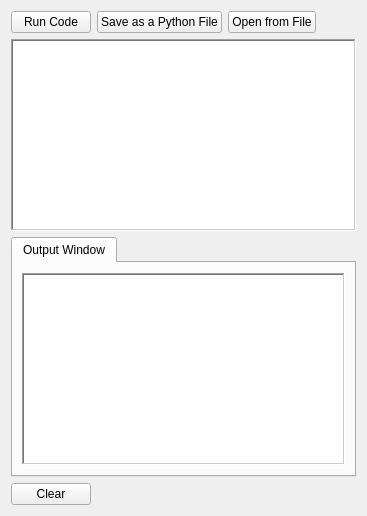
      <widget class="QWidget" name="Code_Editor">
       <attribute name="title">
        <string>Generated Code</string>
       </attribute>
       <layout class="QGridLayout" name="gridLayout_3">
        <item row="0" column="0">
         <layout class="QHBoxLayout" name="horizontalLayout_2">
          <item>
           <widget class="QPushButton" name="Run_Generated_code">
            <property name="font">
             <font>
              <pointsize>9</pointsize>
             </font>
            </property>
            <property name="text">
             <string>Run Code</string>
            </property>
           </widget>
          </item>
          <item>
           <widget class="QPushButton" name="save_code_button">
            <property name="font">
             <font>
              <pointsize>9</pointsize>
             </font>
            </property>
            <property name="text">
             <string>Save as a Python File</string>
            </property>
           </widget>
          </item>
          <item>
           <widget class="QPushButton" name="open_code_button">
            <property name="font">
             <font>
              <pointsize>9</pointsize>
             </font>
            </property>
            <property name="text">
             <string>Open from File</string>
            </property>
           </widget>
          </item>
          <item>
           <spacer name="horizontalSpacer_3">
            <property name="orientation">
             <enum>Qt::Horizontal</enum>
            </property>
            <property name="sizeHint" stdset="0">
             <size>
              <width>40</width>
              <height>20</height>
             </size>
            </property>
           </spacer>
          </item>
         </layout>
        </item>
        <item row="1" column="0">
         <widget class="QPlainTextEdit" name="CodeEditor">
          <property name="font">
           <font>
            <pointsize>11</pointsize>
           </font>
          </property>
          <property name="frameShape">
           <enum>QFrame::WinPanel</enum>
          </property>
          <property name="frameShadow">
           <enum>QFrame::Sunken</enum>
          </property>
          <property name="lineWidth">
           <number>3</number>
          </property>
         </widget>
        </item>
        <item row="2" column="0">
         <layout class="QVBoxLayout" name="verticalLayout_3">
          <item>
           <widget class="QTabWidget" name="tabWidget_2">
            <property name="sizePolicy">
             <sizepolicy hsizetype="Expanding" vsizetype="Fixed">
              <horstretch>0</horstretch>
              <verstretch>0</verstretch>
             </sizepolicy>
            </property>
            <property name="font">
             <font>
              <pointsize>9</pointsize>
             </font>
            </property>
            <property name="currentIndex">
             <number>0</number>
            </property>
            <widget class="QWidget" name="tab_5">
             <property name="font">
              <font>
               <pointsize>9</pointsize>
              </font>
             </property>
             <attribute name="title">
              <string>Output Window</string>
             </attribute>
             <layout class="QGridLayout" name="gridLayout_10">
              <item row="0" column="0">
               <widget class="QPlainTextEdit" name="execution_output_text_edit">
                <property name="sizePolicy">
                 <sizepolicy hsizetype="Expanding" vsizetype="Fixed">
                  <horstretch>0</horstretch>
                  <verstretch>0</verstretch>
                 </sizepolicy>
                </property>
                <property name="font">
                 <font>
                  <pointsize>11</pointsize>
                 </font>
                </property>
                <property name="frameShape">
                 <enum>QFrame::WinPanel</enum>
                </property>
                <property name="lineWidth">
                 <number>3</number>
                </property>
                <property name="plainText">
                 <string/>
                </property>
               </widget>
              </item>
             </layout>
            </widget>
           </widget>
          </item>
          <item>
           <layout class="QHBoxLayout" name="horizontalLayout_5">
            <item>
             <widget class="QPushButton" name="clear_code_editorBtn">
              <property name="maximumSize">
               <size>
                <width>80</width>
                <height>35</height>
               </size>
              </property>
              <property name="font">
               <font>
                <pointsize>9</pointsize>
               </font>
              </property>
              <property name="text">
               <string>Clear</string>
              </property>
             </widget>
            </item>
            <item>
             <spacer name="horizontalSpacer_2">
              <property name="orientation">
               <enum>Qt::Horizontal</enum>
              </property>
              <property name="sizeHint" stdset="0">
               <size>
                <width>40</width>
                <height>20</height>
               </size>
              </property>
             </spacer>
            </item>
           </layout>
          </item>
         </layout>
        </item>
       </layout>
      </widget>
